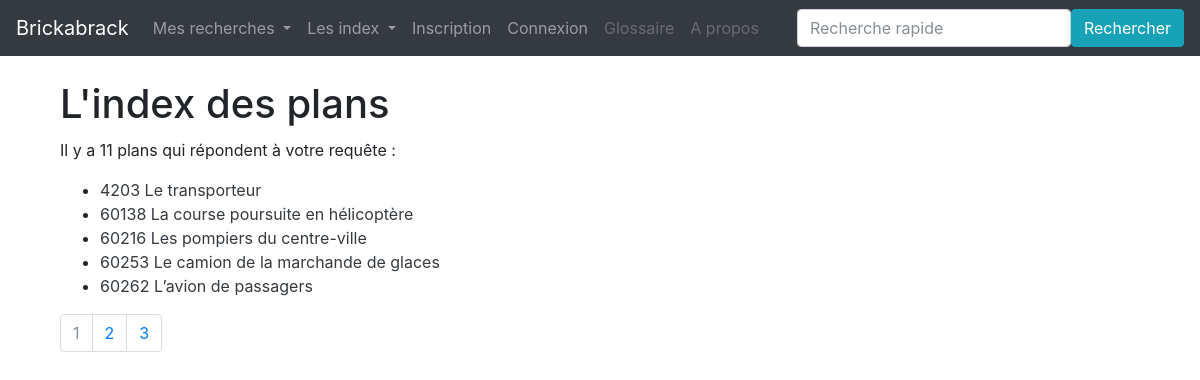
The app's page /Les_index/index_plans with its own data.
### Brickabrack/modeles/donnees.py (models this page shows, shortened)
class Plan(db.Model):
    plan_id = db.Column(db.Integer, nullable=False, primary_key=True, autoincrement=True)
    plan_ensemble = db.Column(db.Integer)
    plan_titre = db.Column(db.Text)
    plan_date_sortie = db.Column(db.Integer, nullable=False)
    plan_theme = db.Column(db.Integer, db.ForeignKey('theme.theme_id'))
    plan_source = db.Column(db.Text, nullable=False)
    theme = db.relationship("Theme", back_populates="plan")
    briques = db.relationship('Brique', secondary=Contenir, back_populates='plans')
    authorships = db.relationship("Authorship", back_populates="p")

### Brickabrack/routes/generic.py (the view)
@app.route("/Les_index/index_plans")
def index_plans():
    page = request.args.get("page", 1)
    if isinstance(page, str) and page.isdigit():
        page = int(page)
    else:
        page = 1
    resultats = Plan.query.paginate(page=page, per_page=LIEUX_PAR_PAGE)
    return render_template(
        "pages/index_plans.html",
        resultats=resultats
    )

### Brickabrack/templates/pages/index_plans.html (shortened to what this page needs)
{% extends "conteneur.html" %}
{% block corps %}
    <h1>L'index des plans</h1>
    {% if resultats %}
        <p>Il y a {{resultats.total}} plans qui répondent à votre requête :</p>
        <ul>
            {% for plan in resultats.items %}
                <li><a class="text-dark" href="{{url_for('plan', plan_id=plan.plan_id)}}">{{plan.plan_ensemble}} {{plan.plan_titre}}</a></li>
            {% endfor %}
        </ul>
    <nav aria-label="research-pagination">
      <ul class="pagination">
        {%- for page in resultats.iter_pages() %}
            {% if page %}
              {% if page != resultats.page %}
                <li class="page-item">
                    <a class="page-link" href="{{ url_for('index_plans', page=page) }}">{{page}}</a>
                </li>
              {% else %}
                <li class="page-item active disabled">
                  <a class="page-link">{{page}} <span class="sr-only">(actuelle)</span></a>
                </li>
              {% endif %}
            {% else %}
                <li class="page-item disabled">
                  <a class="page-link">...</a>
                </li>
            {% endif %}
        {%- endfor %}
      </ul>
    </nav>
    {% endif %}
{% endblock %}

### records on screen
Plan: plan_ensemble "4203", plan_titre "Le transporteur"
Plan: plan_ensemble "60138", plan_titre "La course poursuite en hélicoptère"
Plan: plan_ensemble "60216", plan_titre "Les pompiers du centre-ville"
Plan: plan_ensemble "60253", plan_titre "Le camion de la marchande de glaces"
Plan: plan_ensemble "60262", plan_titre "L’avion de passagers"

### other values on screen
{{ resultats.total }} "11"
{{ page }} "1"
{{ page }} "2" "3"
